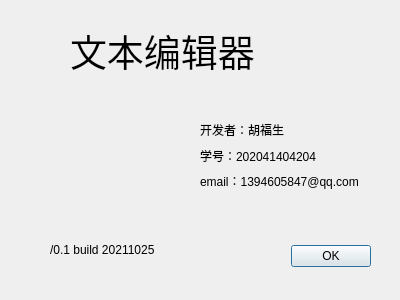
<?xml version="1.0" encoding="UTF-8"?>
<ui version="4.0">
 <class>AboutDialog</class>
 <widget class="QDialog" name="AboutDialog">
  <property name="geometry">
   <rect>
    <x>0</x>
    <y>0</y>
    <width>400</width>
    <height>300</height>
   </rect>
  </property>
  <property name="windowTitle">
   <string>Dialog</string>
  </property>
  <widget class="QDialogButtonBox" name="buttonBox">
   <property name="geometry">
    <rect>
     <x>30</x>
     <y>240</y>
     <width>341</width>
     <height>32</height>
    </rect>
   </property>
   <property name="orientation">
    <enum>Qt::Horizontal</enum>
   </property>
   <property name="standardButtons">
    <set>QDialogButtonBox::Ok</set>
   </property>
  </widget>
  <widget class="QLabel" name="label">
   <property name="geometry">
    <rect>
     <x>70</x>
     <y>20</y>
     <width>311</width>
     <height>61</height>
    </rect>
   </property>
   <property name="font">
    <font>
     <pointsize>28</pointsize>
    </font>
   </property>
   <property name="text">
    <string>文本编辑器</string>
   </property>
  </widget>
  <widget class="QLabel" name="label_5">
   <property name="geometry">
    <rect>
     <x>60</x>
     <y>120</y>
     <width>81</width>
     <height>71</height>
    </rect>
   </property>
   <property name="styleSheet">
    <string notr="true">border-image: url(:/img/logo.png);</string>
   </property>
   <property name="text">
    <string/>
   </property>
  </widget>
  <widget class="QLabel" name="label_6">
   <property name="geometry">
    <rect>
     <x>50</x>
     <y>240</y>
     <width>121</width>
     <height>20</height>
    </rect>
   </property>
   <property name="text">
    <string>/0.1 build 20211025</string>
   </property>
  </widget>
  <widget class="QWidget" name="layoutWidget">
   <property name="geometry">
    <rect>
     <x>200</x>
     <y>120</y>
     <width>193</width>
     <height>71</height>
    </rect>
   </property>
   <layout class="QVBoxLayout" name="verticalLayout">
    <item>
     <widget class="QLabel" name="label_2">
      <property name="text">
       <string>开发者：胡福生</string>
      </property>
     </widget>
    </item>
    <item>
     <widget class="QLabel" name="label_3">
      <property name="text">
       <string>学号：202041404204</string>
      </property>
     </widget>
    </item>
    <item>
     <widget class="QLabel" name="label_4">
      <property name="text">
       <string>email：1394605847@qq.com</string>
      </property>
     </widget>
    </item>
   </layout>
  </widget>
 </widget>
 <resources/>
 <connections>
  <connection>
   <sender>buttonBox</sender>
   <signal>accepted()</signal>
   <receiver>AboutDialog</receiver>
   <slot>accept()</slot>
   <hints>
    <hint type="sourcelabel">
     <x>248</x>
     <y>254</y>
    </hint>
    <hint type="destinationlabel">
     <x>157</x>
     <y>274</y>
    </hint>
   </hints>
  </connection>
  <connection>
   <sender>buttonBox</sender>
   <signal>rejected()</signal>
   <receiver>AboutDialog</receiver>
   <slot>reject()</slot>
   <hints>
    <hint type="sourcelabel">
     <x>316</x>
     <y>260</y>
    </hint>
    <hint type="destinationlabel">
     <x>286</x>
     <y>274</y>
    </hint>
   </hints>
  </connection>
 </connections>
</ui>
